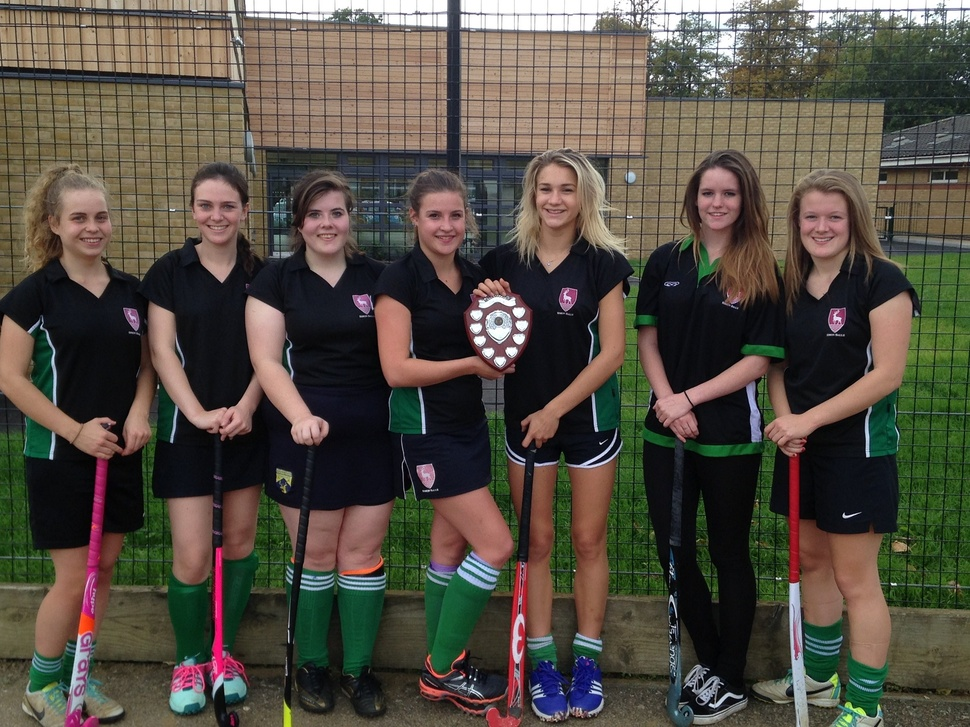
#> input picture im.jpeg, 970 x 727 px, shrunk from 1800 x 1350 before the run
$ python image.py
#> lines starting #> are read from the running program, lines starting #| are printed output that depends on the picture; after the words box and inside, x2 and y2 are one past the last pixel; in counts of white or black regions, pixels touching at a corner belong together
import cv2

face_cascade = cv2.CascadeClassifier('haarcascade_frontalface_default.xml')
eye_cascade = cv2.CascadeClassifier('haarcascade_eye.xml')

img = cv2.imread('im.jpeg')
#> img is the input picture: shape (727, 970, 3); mean B, G, R 66.7, 77.3, 83.6
gray = cv2.cvtColor(img, cv2.COLOR_BGR2GRAY)
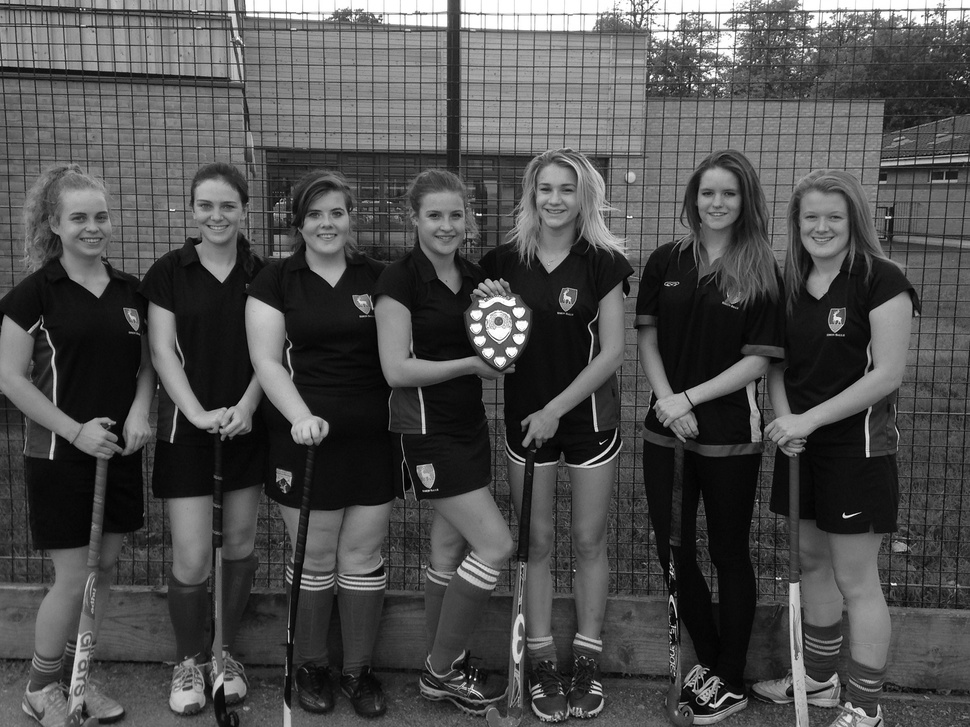
#> gray: shape (727, 970); min 0, max 255, mean 78

faces = face_cascade.detectMultiScale(gray, 1.3, 5)
#> faces = [[526, 166, 61, 61], [689, 171, 60, 60], [184, 181, 65, 65], [297, 191, 60, 60], [414, 192, 63, 63], [793, 193, 62, 62], [56, 191, 71, 71]]
for (x, y, w, h) in faces:
    cv2.rectangle(img, (x, y), (x + w, y + h), (255, 0, 0), 2)
    roi_gray = gray[y:y + h, x:x + w]
    roi_color = img[y:y + h, x:x + w]
    eyes = eye_cascade.detectMultiScale(roi_gray)
#> this loop made 7 passes
#> (x, y, w, h, eyes) on passes 3, 4, 7: (184, 181, 65, 65, [[12, 14, 20, 20]]), (297, 191, 60, 60, [[20, 35, 21, 21]]), (56, 191, 71, 71, [[34, 15, 22, 22]])
#> pass 1, `roi_gray = gray[y:y + h, x:x + w]`:
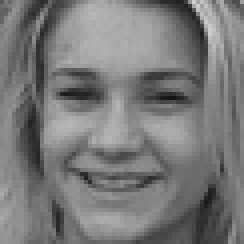
#> roi_gray: shape (61, 61) (shown 4 times larger); min 21, max 205, mean 120.9
#> pass 1, `roi_color = img[y:y + h, x:x + w]`:
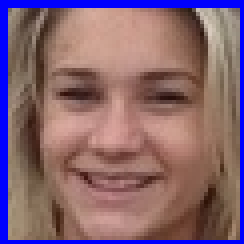
#> roi_color: shape (61, 61, 3) (shown 4 times larger); mean B, G, R 113.1, 101.2, 133.4
#> pass 2, `roi_gray = gray[y:y + h, x:x + w]`:
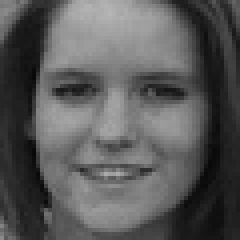
#> roi_gray: shape (60, 60) (shown 4 times larger); min 8, max 182, mean 88.8
#> pass 2, `roi_color = img[y:y + h, x:x + w]`:
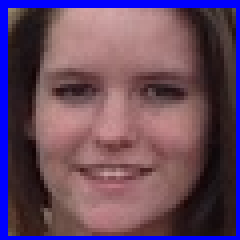
#> roi_color: shape (60, 60, 3) (shown 4 times larger); mean B, G, R 97.1, 72.8, 102.4
#> after the loop:
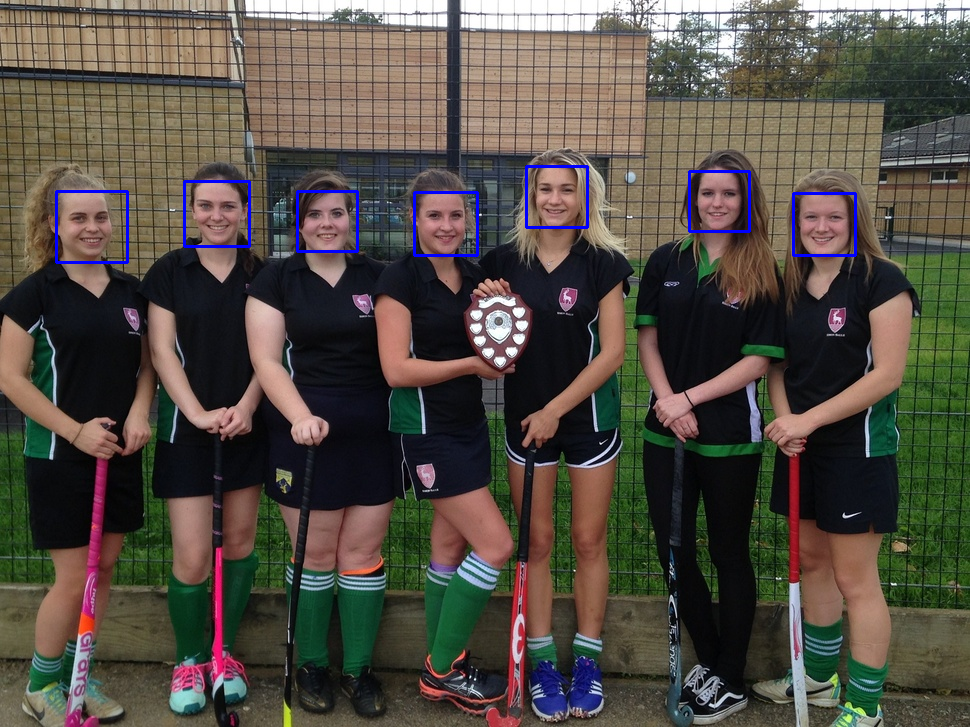
#> img: shape (727, 970, 3); 0.75% of pixels changed, all inside (x1, y1, x2, y2) = (55, 165, 857, 264)
#> after the loop:
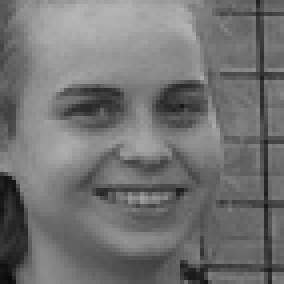
#> roi_gray: shape (71, 71) (shown 4 times larger); min 10, max 182, mean 114.1

cv2.imshow('img', img)
cv2.waitKey(0)
cv2.destroyAllWindows()
